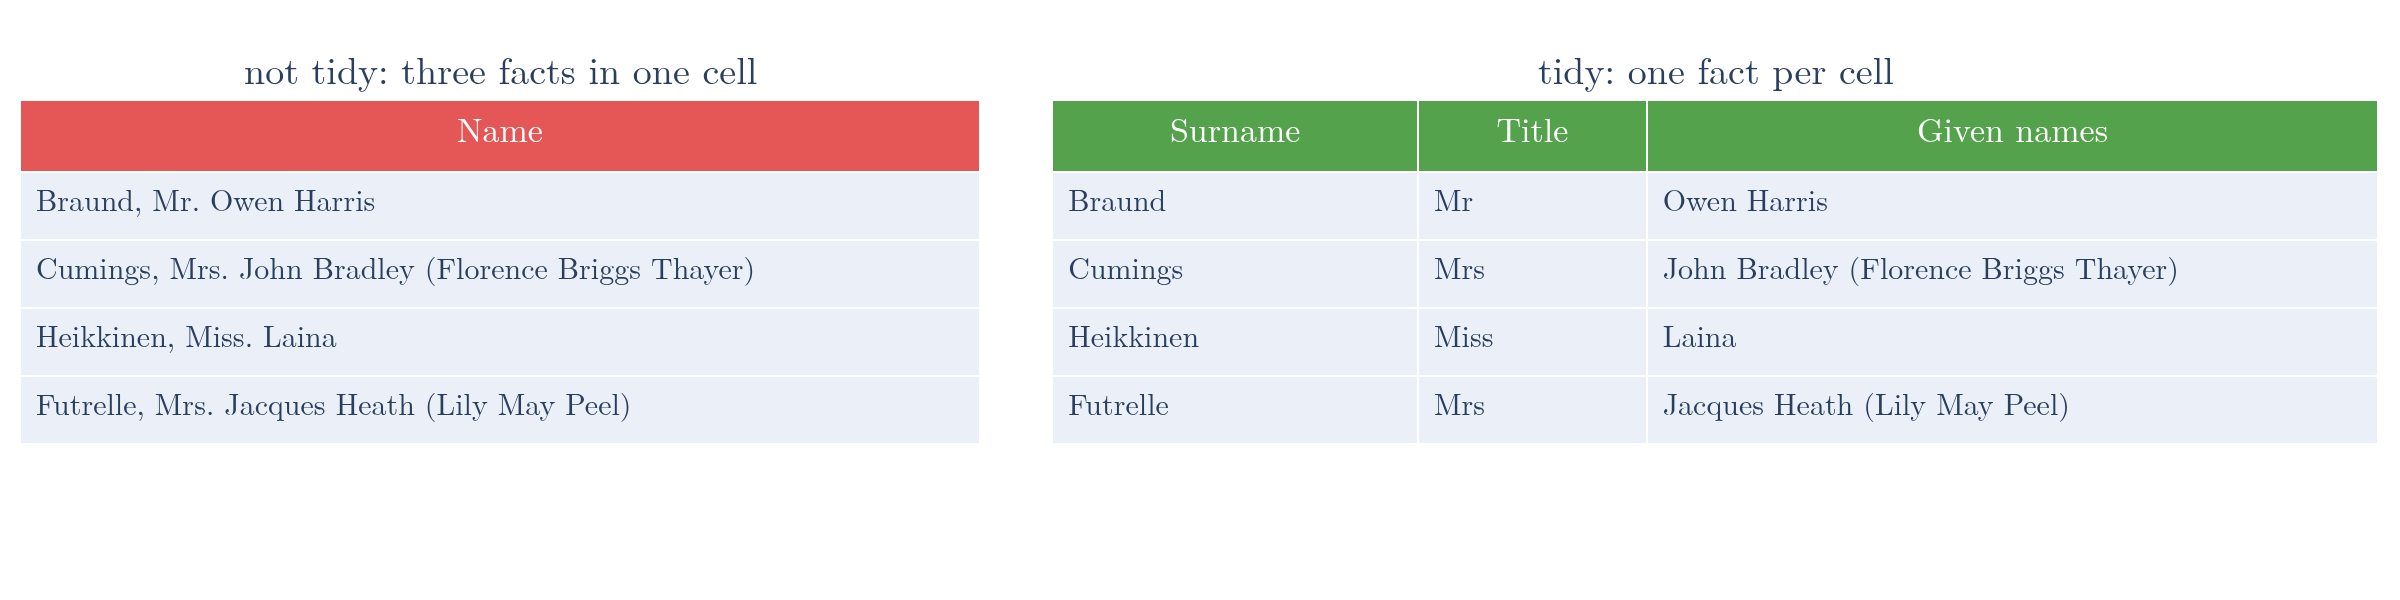

This figure's Python source:
"""Tidy data: the Titanic Name column packs surname, title and given names into one cell. Splitting gives one atomic
value per cell. First four passengers."""
from pathlib import Path
import pandas as pd
import plotly.graph_objects as go
from plotly.subplots import make_subplots

here = Path(__file__).parent
n = pd.read_csv(here.parent / "data" / "titanic.csv").Name.head(4)
sur = n.str.split(",").str[0]
title = n.str.split(", ").str[1].str.split(".").str[0]
rest = n.str.split(". ", n=1, regex=False).str[1]
assert title.tolist() == ["Mr", "Mrs", "Miss", "Mrs"] and rest[0] == "Owen Harris"
fig = make_subplots(rows=1, cols=2, column_widths=[0.42, 0.58], specs=[[{"type": "table"}] * 2], horizontal_spacing=0.03,
                    subplot_titles=["not tidy: three facts in one cell", "tidy: one fact per cell"])
fig.add_trace(go.Table(header=dict(values=["Name"], fill_color="#E45756", font=dict(color="white", size=17), height=36),
                       cells=dict(values=[n], font=dict(size=15), height=34, align="left")), row=1, col=1)
fig.add_trace(go.Table(columnwidth=[0.8, 0.5, 1.6],
                       header=dict(values=["Surname", "Title", "Given names"], fill_color="#54A24B", font=dict(color="white", size=17), height=36),
                       cells=dict(values=[sur, title, rest], font=dict(size=15), height=34, align="left")), row=1, col=2)
for a in fig.layout.annotations:
    a.font.size = 19
fig.update_layout(width=1200, height=300, font=dict(family="Latin Modern Roman", size=16), margin=dict(l=10, r=10, t=50, b=0))
fig.write_image(here / "tidy_names.png", scale=2)
fig.write_image(here / "tidy_names.pdf")
